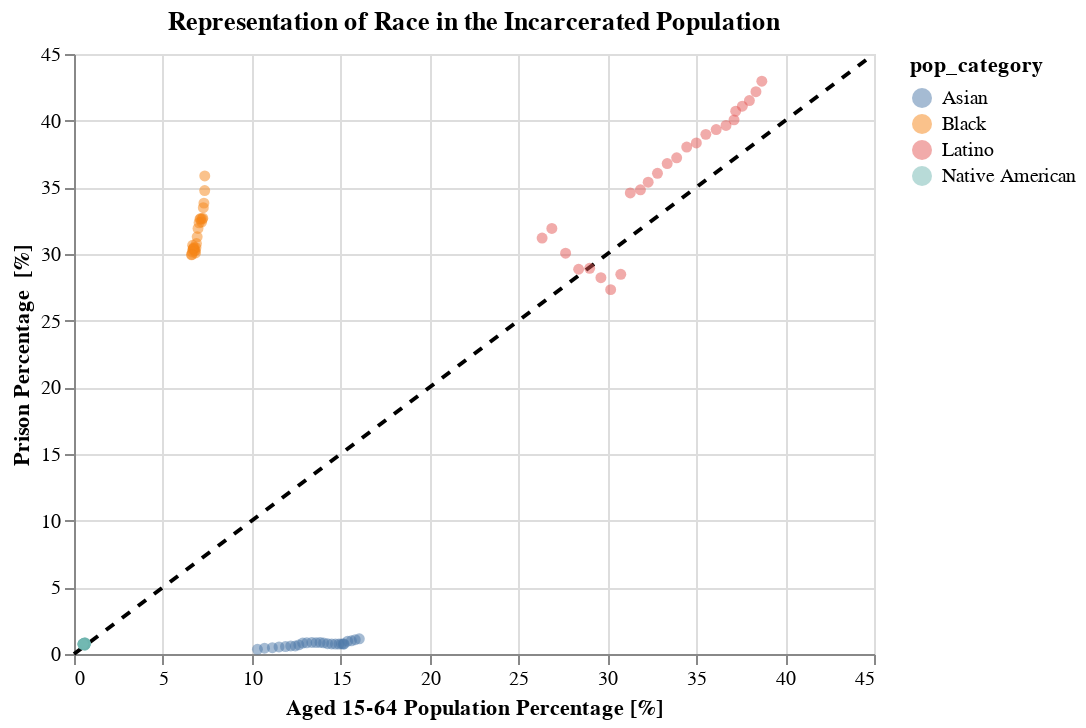

The code cell stored with this chart in its notebook:
### Code cell
race_scatter_line + race_scatter_1

### Figure 1 — Vega-Lite specification as saved in the notebook (floating-point values rounded to 4 significant figures)
{"config": {"view": {"continuousWidth": 400, "continuousHeight": 300}}, "layer": [{"data": {"name": "data-23d1f6b3d52786b09f8527300a1b2f58"}, "mark": {"type": "line", "strokeDash": [5, 5]}, "encoding": {"color": {"value": "black"}, "x": {"type": "quantitative", "axis": {"title": "Aged 15-64 Population Percentage [%]"}, "field": "x", "scale": {"domain": [0, 45]}}, "y": {"type": "quantitative", "axis": {"title": "Prison Percentage  [%]"}, "field": "y", "scale": {"domain": [0, 45]}}}, "title": "Representation of Race in the Incarcerated Population"}, {"data": {"name": "data-d4189da5a26b2889c29b6cf2368bbce8"}, "mark": {"type": "point", "filled": true, "opacity": 0.5}, "encoding": {"color": {"type": "nominal", "field": "pop_category"}, "x": {"type": "quantitative", "field": "pop_race_prop"}, "y": {"type": "quantitative", "field": "pris_race_prop"}}}], "$schema": "https://vega.github.io/schema/vega-lite/v4.8.1.json", "datasets": {"data-23d1f6b3d52786b09f8527300a1b2f58": [{"x": 0, "y": 0}, {"x": 45, "y": 45}], "data-d4189da5a26b2889c29b6cf2368bbce8": [{"year": 1991, "pop_category": "Asian", "population": 331.0, "prison_pop": 331.0, "pop_race_prop": 10.32, "pris_race_prop": 0.3529}, {"year": 1992, "pop_category": "Asian", "population": 440.0, "prison_pop": 440.0, "pop_race_prop": 10.72, "pris_race_prop": 0.4375}, {"year": 1993, "pop_category": "Asian", "population": 519.0, "prison_pop": 519.0, "pop_race_prop": 11.16, "pris_race_prop": 0.4701}, {"year": 1994, "pop_category": "Asian", "population": 611.0, "prison_pop": 611.0, "pop_race_prop": 11.53, "pris_race_prop": 0.5273}, {"year": 1995, "pop_category": "Asian", "population": 700.0, "prison_pop": 700.0, "pop_race_prop": 11.9, "pris_race_prop": 0.5571}, {"year": 1996, "pop_category": "Asian", "population": 814.0, "prison_pop": 814.0, "pop_race_prop": 12.19, "pris_race_prop": 0.6003}, {"year": 1997, "pop_category": "Asian", "population": 873.0, "prison_pop": 873.0, "pop_race_prop": 12.45, "pris_race_prop": 0.6021}, {"year": 1998, "pop_category": "Asian", "population": 1026.0, "prison_pop": 1026.0, "pop_race_prop": 12.65, "pris_race_prop": 0.6843}, {"year": 1999, "pop_category": "Asian", "population": 1247.0, "prison_pop": 1247.0, "pop_race_prop": 12.86, "pris_race_prop": 0.8233}, {"year": 2000, "pop_category": "Asian", "population": 1276.0, "prison_pop": 1276.0, "pop_race_prop": 13.09, "pris_race_prop": 0.8422}, {"year": 2001, "pop_category": "Asian", "population": 1286.0, "prison_pop": 1286.0, "pop_race_prop": 13.38, "pris_race_prop": 0.8676}, {"year": 2002, "pop_category": "Asian", "population": 1284.0, "prison_pop": 1284.0, "pop_race_prop": 13.62, "pris_race_prop": 0.8541}, {"year": 2003, "pop_category": "Asian", "population": 1315.0, "prison_pop": 1315.0, "pop_race_prop": 13.84, "pris_race_prop": 0.8633}, {"year": 2004, "pop_category": "Asian", "population": 1284.0, "prison_pop": 1284.0, "pop_race_prop": 14.04, "pris_race_prop": 0.8339}, {"year": 2005, "pop_category": "Asian", "population": 1220.0, "prison_pop": 1220.0, "pop_race_prop": 14.27, "pris_race_prop": 0.7735}, {"year": 2006, "pop_category": "Asian", "population": 1217.0, "prison_pop": 1217.0, "pop_race_prop": 14.49, "pris_race_prop": 0.7525}, {"year": 2007, "pop_category": "Asian", "population": 1210.0, "prison_pop": 1210.0, "pop_race_prop": 14.71, "pris_race_prop": 0.7489}, {"year": 2008, "pop_category": "Asian", "population": 1202.0, "prison_pop": 1202.0, "pop_race_prop": 14.9, "pris_race_prop": 0.744}, {"year": 2009, "pop_category": "Asian", "population": 1210.0, "prison_pop": 1210.0, "pop_race_prop": 15.05, "pris_race_prop": 0.7593}, {"year": 2010, "pop_category": "Asian", "population": 1142.0, "prison_pop": 1142.0, "pop_race_prop": 15.15, "pris_race_prop": 0.7432}, {"year": 2011, "pop_category": "Asian", "population": 1056.0, "prison_pop": 1056.0, "pop_race_prop": 15.19, "pris_race_prop": 0.753}, {"year": 2012, "pop_category": "Asian", "population": 1217.0, "prison_pop": 1217.0, "pop_race_prop": 15.39, "pris_race_prop": 0.9576}, {"year": 2013, "pop_category": "Asian", "population": 1266.0, "prison_pop": 1266.0, "pop_race_prop": 15.61, "pris_race_prop": 0.9921}, {"year": 2014, "pop_category": "Asian", "population": 1359.0, "prison_pop": 1359.0, "pop_race_prop": 15.82, "pris_race_prop": 1.073}, {"year": 2015, "pop_category": "Asian", "population": 1359.0, "prison_pop": 1359.0, "pop_race_prop": 16.05, "pris_race_prop": 1.137}, {"year": 1991, "pop_category": "Black", "population": 33620.0, "prison_pop": 33620.0, "pop_race_prop": 7.355, "pris_race_prop": 35.85}, {"year": 1992, "pop_category": "Black", "population": 34960.0, "prison_pop": 34960.0, "pop_race_prop": 7.351, "pris_race_prop": 34.76}, {"year": 1993, "pop_category": "Black", "population": 37340.0, "prison_pop": 37340.0, "pop_race_prop": 7.309, "pris_race_prop": 33.82}, {"year": 1994, "pop_category": "Black", "population": 38790.0, "prison_pop": 38790.0, "pop_race_prop": 7.274, "pris_race_prop": 33.48}, {"year": 1995, "pop_category": "Black", "population": 41060.0, "prison_pop": 41060.0, "pop_race_prop": 7.245, "pris_race_prop": 32.68}, {"year": 1996, "pop_category": "Black", "population": 44220.0, "prison_pop": 44220.0, "pop_race_prop": 7.214, "pris_race_prop": 32.61}, {"year": 1997, "pop_category": "Black", "population": 46970.0, "prison_pop": 46970.0, "pop_race_prop": 7.177, "pris_race_prop": 32.4}, {"year": 1998, "pop_category": "Black", "population": 48960.0, "prison_pop": 48960.0, "pop_race_prop": 7.126, "pris_race_prop": 32.66}, {"year": 1999, "pop_category": "Black", "population": 49390.0, "prison_pop": 49390.0, "pop_race_prop": 7.083, "pris_race_prop": 32.61}, {"year": 2000, "pop_category": "Black", "population": 49000.0, "prison_pop": 49000.0, "pop_race_prop": 7.035, "pris_race_prop": 32.34}, {"year": 2001, "pop_category": "Black", "population": 47310.0, "prison_pop": 47310.0, "pop_race_prop": 6.975, "pris_race_prop": 31.92}, {"year": 2002, "pop_category": "Black", "population": 47040.0, "prison_pop": 47040.0, "pop_race_prop": 6.929, "pris_race_prop": 31.29}, {"year": 2003, "pop_category": "Black", "population": 46890.0, "prison_pop": 46890.0, "pop_race_prop": 6.887, "pris_race_prop": 30.78}, {"year": 2004, "pop_category": "Black", "population": 46920.0, "prison_pop": 46920.0, "pop_race_prop": 6.861, "pris_race_prop": 30.47}, {"year": 2005, "pop_category": "Black", "population": 47450.0, "prison_pop": 47450.0, "pop_race_prop": 6.838, "pris_race_prop": 30.08}, {"year": 2006, "pop_category": "Black", "population": 48920.0, "prison_pop": 48920.0, "pop_race_prop": 6.816, "pris_race_prop": 30.25}, {"year": 2007, "pop_category": "Black", "population": 48910.0, "prison_pop": 48910.0, "pop_race_prop": 6.784, "pris_race_prop": 30.27}, {"year": 2008, "pop_category": "Black", "population": 49270.0, "prison_pop": 49270.0, "pop_race_prop": 6.754, "pris_race_prop": 30.5}, {"year": 2009, "pop_category": "Black", "population": 48460.0, "prison_pop": 48460.0, "pop_race_prop": 6.722, "pris_race_prop": 30.41}, {"year": 2010, "pop_category": "Black", "population": 46690.0, "prison_pop": 46690.0, "pop_race_prop": 6.706, "pris_race_prop": 30.38}, {"year": 2011, "pop_category": "Black", "population": 42550.0, "prison_pop": 42550.0, "pop_race_prop": 6.697, "pris_race_prop": 30.34}, {"year": 2012, "pop_category": "Black", "population": 38960.0, "prison_pop": 38960.0, "pop_race_prop": 6.671, "pris_race_prop": 30.66}, {"year": 2013, "pop_category": "Black", "population": 38480.0, "prison_pop": 38480.0, "pop_race_prop": 6.655, "pris_race_prop": 30.15}, {"year": 2014, "pop_category": "Black", "population": 37970.0, "prison_pop": 37970.0, "pop_race_prop": 6.627, "pris_race_prop": 29.97}, {"year": 2015, "pop_category": "Black", "population": 35800.0, "prison_pop": 35800.0, "pop_race_prop": 6.612, "pris_race_prop": 29.94}, {"year": 1991, "pop_category": "Latino", "population": 29260.0, "prison_pop": 29260.0, "pop_race_prop": 26.33, "pris_race_prop": 31.2}, {"year": 1992, "pop_category": "Latino", "population": 32100.0, "prison_pop": 32100.0, "pop_race_prop": 26.88, "pris_race_prop": 31.92}, {"year": 1993, "pop_category": "Latino", "population": 33180.0, "prison_pop": 33180.0, "pop_race_prop": 27.65, "pris_race_prop": 30.06}, {"year": 1994, "pop_category": "Latino", "population": 33440.0, "prison_pop": 33440.0, "pop_race_prop": 28.39, "pris_race_prop": 28.86}, {"year": 1995, "pop_category": "Latino", "population": 36340.0, "prison_pop": 36340.0, "pop_race_prop": 29.01, "pris_race_prop": 28.92}, {"year": 1996, "pop_category": "Latino", "population": 38260.0, "prison_pop": 38260.0, "pop_race_prop": 29.64, "pris_race_prop": 28.22}, {"year": 1997, "pop_category": "Latino", "population": 39620.0, "prison_pop": 39620.0, "pop_race_prop": 30.19, "pris_race_prop": 27.33}, {"year": 1998, "pop_category": "Latino", "population": 42700.0, "prison_pop": 42700.0, "pop_race_prop": 30.76, "pris_race_prop": 28.48}, {"year": 1999, "pop_category": "Latino", "population": 52380.0, "prison_pop": 52380.0, "pop_race_prop": 31.29, "pris_race_prop": 34.58}, {"year": 2000, "pop_category": "Latino", "population": 52740.0, "prison_pop": 52740.0, "pop_race_prop": 31.86, "pris_race_prop": 34.81}, {"year": 2001, "pop_category": "Latino", "population": 52450.0, "prison_pop": 52450.0, "pop_race_prop": 32.3, "pris_race_prop": 35.38}, {"year": 2002, "pop_category": "Latino", "population": 54210.0, "prison_pop": 54210.0, "pop_race_prop": 32.82, "pris_race_prop": 36.06}, {"year": 2003, "pop_category": "Latino", "population": 56030.0, "prison_pop": 56030.0, "pop_race_prop": 33.37, "pris_race_prop": 36.79}, {"year": 2004, "pop_category": "Latino", "population": 57300.0, "prison_pop": 57300.0, "pop_race_prop": 33.9, "pris_race_prop": 37.22}, {"year": 2005, "pop_category": "Latino", "population": 59970.0, "prison_pop": 59970.0, "pop_race_prop": 34.47, "pris_race_prop": 38.02}, {"year": 2006, "pop_category": "Latino", "population": 61990.0, "prison_pop": 61990.0, "pop_race_prop": 35.01, "pris_race_prop": 38.33}, {"year": 2007, "pop_category": "Latino", "population": 62970.0, "prison_pop": 62970.0, "pop_race_prop": 35.54, "pris_race_prop": 38.97}, {"year": 2008, "pop_category": "Latino", "population": 63550.0, "prison_pop": 63550.0, "pop_race_prop": 36.12, "pris_race_prop": 39.33}, {"year": 2009, "pop_category": "Latino", "population": 63170.0, "prison_pop": 63170.0, "pop_race_prop": 36.68, "pris_race_prop": 39.64}, {"year": 2010, "pop_category": "Latino", "population": 61560.0, "prison_pop": 61560.0, "pop_race_prop": 37.13, "pris_race_prop": 40.06}, {"year": 2011, "pop_category": "Latino", "population": 57090.0, "prison_pop": 57090.0, "pop_race_prop": 37.22, "pris_race_prop": 40.71}, {"year": 2012, "pop_category": "Latino", "population": 52210.0, "prison_pop": 52210.0, "pop_race_prop": 37.59, "pris_race_prop": 41.08}, {"year": 2013, "pop_category": "Latino", "population": 52970.0, "prison_pop": 52970.0, "pop_race_prop": 37.99, "pris_race_prop": 41.51}, {"year": 2014, "pop_category": "Latino", "population": 53430.0, "prison_pop": 53430.0, "pop_race_prop": 38.36, "pris_race_prop": 42.17}, {"year": 2015, "pop_category": "Latino", "population": 51370.0, "prison_pop": 51370.0, "pop_race_prop": 38.69, "pris_race_prop": 42.96}, {"year": 1991, "pop_category": "Native American", "population": 616.0, "prison_pop": 616.0, "pop_race_prop": 0.6043, "pris_race_prop": 0.6568}, {"year": 1992, "pop_category": "Native American", "population": 680.0, "prison_pop": 680.0, "pop_race_prop": 0.608, "pris_race_prop": 0.6761}, {"year": 1993, "pop_category": "Native American", "population": 753.0, "prison_pop": 753.0, "pop_race_prop": 0.6127, "pris_race_prop": 0.682}, {"year": 1994, "pop_category": "Native American", "population": 878.0, "prison_pop": 878.0, "pop_race_prop": 0.6166, "pris_race_prop": 0.7577}, {"year": 1995, "pop_category": "Native American", "population": 968.0, "prison_pop": 968.0, "pop_race_prop": 0.6211, "pris_race_prop": 0.7704}, {"year": 1996, "pop_category": "Native American", "population": 1007.0, "prison_pop": 1007.0, "pop_race_prop": 0.6259, "pris_race_prop": 0.7427}, {"year": 1997, "pop_category": "Native American", "population": 1051.0, "prison_pop": 1051.0, "pop_race_prop": 0.6268, "pris_race_prop": 0.7249}, {"year": 1998, "pop_category": "Native American", "population": 1119.0, "prison_pop": 1119.0, "pop_race_prop": 0.6298, "pris_race_prop": 0.7463}, {"year": 1999, "pop_category": "Native American", "population": 1159.0, "prison_pop": 1159.0, "pop_race_prop": 0.6319, "pris_race_prop": 0.7652}, {"year": 2000, "pop_category": "Native American", "population": 1232.0, "prison_pop": 1232.0, "pop_race_prop": 0.6331, "pris_race_prop": 0.8132}, {"year": 2001, "pop_category": "Native American", "population": 1239.0, "prison_pop": 1239.0, "pop_race_prop": 0.6211, "pris_race_prop": 0.8359}, {"year": 2002, "pop_category": "Native American", "population": 1259.0, "prison_pop": 1259.0, "pop_race_prop": 0.6091, "pris_race_prop": 0.8374}, {"year": 2003, "pop_category": "Native American", "population": 1242.0, "prison_pop": 1242.0, "pop_race_prop": 0.5987, "pris_race_prop": 0.8154}, {"year": 2004, "pop_category": "Native American", "population": 1232.0, "prison_pop": 1232.0, "pop_race_prop": 0.5873, "pris_race_prop": 0.8001}, {"year": 2005, "pop_category": "Native American", "population": 1225.0, "prison_pop": 1225.0, "pop_race_prop": 0.5771, "pris_race_prop": 0.7767}, {"year": 2006, "pop_category": "Native American", "population": 1267.0, "prison_pop": 1267.0, "pop_race_prop": 0.5644, "pris_race_prop": 0.7834}, {"year": 2007, "pop_category": "Native American", "population": 1274.0, "prison_pop": 1274.0, "pop_race_prop": 0.5528, "pris_race_prop": 0.7885}, {"year": 2008, "pop_category": "Native American", "population": 1223.0, "prison_pop": 1223.0, "pop_race_prop": 0.5401, "pris_race_prop": 0.757}, {"year": 2009, "pop_category": "Native American", "population": 1198.0, "prison_pop": 1198.0, "pop_race_prop": 0.5273, "pris_race_prop": 0.7517}, {"year": 2010, "pop_category": "Native American", "population": 1169.0, "prison_pop": 1169.0, "pop_race_prop": 0.5171, "pris_race_prop": 0.7608}, {"year": 2011, "pop_category": "Native American", "population": 1008.0, "prison_pop": 1008.0, "pop_race_prop": 0.5175, "pris_race_prop": 0.7188}, {"year": 2012, "pop_category": "Native American", "population": 971.0, "prison_pop": 971.0, "pop_race_prop": 0.5119, "pris_race_prop": 0.764}, {"year": 2013, "pop_category": "Native American", "population": 951.0, "prison_pop": 951.0, "pop_race_prop": 0.5074, "pris_race_prop": 0.7452}, {"year": 2014, "pop_category": "Native American", "population": 915.0, "prison_pop": 915.0, "pop_race_prop": 0.5018, "pris_race_prop": 0.7223}, {"year": 2015, "pop_category": "Native American", "population": 870.0, "prison_pop": 870.0, "pop_race_prop": 0.4961, "pris_race_prop": 0.7276}]}}
